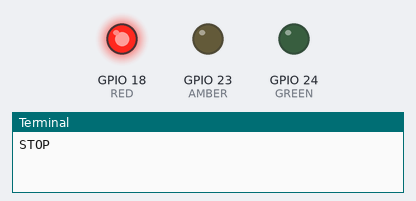
This program was run on a simulated Raspberry Pi (BCM pin numbers). Parts: output pins drawn as LEDs (lit = HIGH), the last lines printed to the terminal. Random numbers come from a fixed seed.

Above: at 0.1 s.
At 3.1 s:
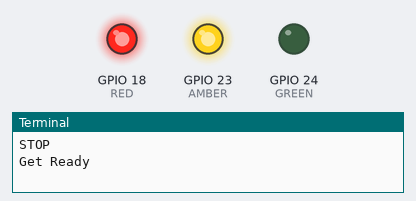
At 20.0 s:
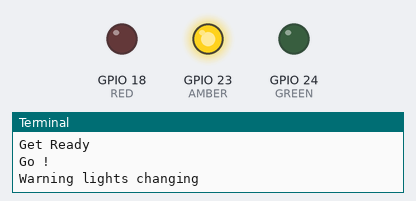
At 38.8 s:
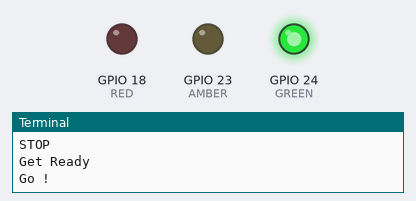
Timing chart, 0 to 40.0 s (numbered marks = the images above):
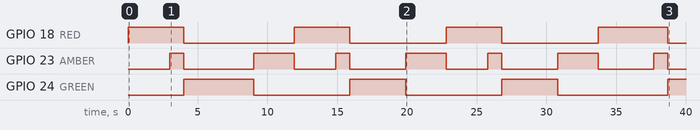

The program:

trafficLights.py
```python
# ==========================================
# trafficLights.py
#
# Turn 3 leds on and off to simulate traffic lights
#
# Author:  Martin Eyre (Slice of Pi Club)
# Created: 19-May-2015
# ==========================================

import RPi.GPIO as GPIO
import time
import random

#
# Use BCM e.g. by name noT BOARD by pin number
#

GPIO.setmode(GPIO.BCM)

#
# Set warnings off to suppress re-initialisation messages
#

GPIO.setwarnings(False)

#
# Set a variable to the Pin number we what to use
# one for each of the 3 leds
#

RED = 18
AMBER = 23
GREEN = 24

#
# Initialise the GPIO Ports to OUTPUT
#

GPIO.setup(RED , GPIO.OUT)
GPIO.setup(AMBER , GPIO.OUT)
GPIO.setup(GREEN , GPIO.OUT)

#
# Stop Function - Red light only
#
def Stop():
	global RED, AMBER, GREEN
	print "STOP"
	GPIO.output(RED , GPIO.HIGH)
	GPIO.output(AMBER, GPIO.LOW)
	GPIO.output(GREEN, GPIO.LOW)

#
# Get Ready to go Function - Red and amber lit
#
def GetReadyToGo():
	global RED, AMBER, GREEN
	print "Get Ready"
	GPIO.output(RED , GPIO.HIGH)
	GPIO.output(AMBER, GPIO.HIGH)
	GPIO.output(GREEN, GPIO.LOW)

#
# Go function - Green Only
#
def Go():
	global RED, AMBER, GREEN
	print "Go !"
	GPIO.output(RED , GPIO.LOW)
	GPIO.output(AMBER, GPIO.LOW)
	GPIO.output(GREEN, GPIO.HIGH)

#
# Get Ready To Stop function - Amber Only
#
def GetReadyToStop():
	global RED, AMBER, GREEN
	print "Warning lights changing"
	GPIO.output(RED , GPIO.LOW)
	GPIO.output(AMBER, GPIO.HIGH)
	GPIO.output(GREEN, GPIO.LOW)


#
# Run through the traffic light secquence forever
#
# If ctrl-C is pressed then quit
#

try:

	while (True):

		# stop and pause between 3 and 5 seconds
		Stop();
		pauseTime = random.randint(3,5)
		time.sleep(pauseTime)

		GetReadyToGo();
		time.sleep(1)

		# go and pause between 3 and 5 seconds
		Go();
		pauseTime = random.randint(3,5)
		time.sleep(pauseTime)

		GetReadyToStop();
		time.sleep(2.9)

except KeyboardInterrupt:
	#
	# clean up on finish
	#
	print "clean Up"
	GPIO.cleanup()
```

Measured:
- by itself, GPIO 18 (RED): LOW → HIGH at 0.00 s, → LOW 4.0 s later, → HIGH 7.9 s later, → LOW 4.0 s later, … (8 changes in this stretch)
- by itself, GPIO 23 (AMBER): LOW → HIGH at 3.0 s, → LOW 1.0 s later, → HIGH 5.0 s later, → LOW 2.9 s later, … (14 changes in this stretch)
- by itself, GPIO 24 (GREEN): repeats every 10.9 s: LOW 6.9 s, HIGH 4.0 s
